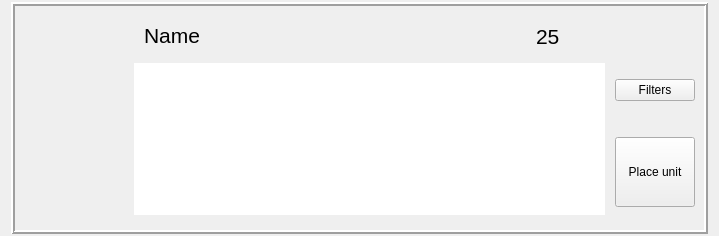
<?xml version="1.0" encoding="UTF-8"?>
<ui version="4.0">
 <class>Form</class>
 <widget class="QWidget" name="Form">
  <property name="geometry">
   <rect>
    <x>0</x>
    <y>0</y>
    <width>719</width>
    <height>236</height>
   </rect>
  </property>
  <property name="sizePolicy">
   <sizepolicy hsizetype="Expanding" vsizetype="Expanding">
    <horstretch>0</horstretch>
    <verstretch>0</verstretch>
   </sizepolicy>
  </property>
  <property name="windowTitle">
   <string>Form</string>
  </property>
  <layout class="QGridLayout" name="gridLayout">
   <property name="topMargin">
    <number>2</number>
   </property>
   <property name="bottomMargin">
    <number>2</number>
   </property>
   <item row="0" column="0">
    <widget class="QFrame" name="frame">
     <property name="sizePolicy">
      <sizepolicy hsizetype="Expanding" vsizetype="Expanding">
       <horstretch>0</horstretch>
       <verstretch>0</verstretch>
      </sizepolicy>
     </property>
     <property name="frameShape">
      <enum>QFrame::Box</enum>
     </property>
     <property name="frameShadow">
      <enum>QFrame::Raised</enum>
     </property>
     <property name="lineWidth">
      <number>2</number>
     </property>
     <layout class="QGridLayout" name="gridLayout_2">
      <property name="topMargin">
       <number>3</number>
      </property>
      <property name="bottomMargin">
       <number>3</number>
      </property>
      <property name="horizontalSpacing">
       <number>10</number>
      </property>
      <property name="verticalSpacing">
       <number>0</number>
      </property>
      <item row="0" column="0" rowspan="3">
       <widget class="QLabel" name="imageLabel">
        <property name="minimumSize">
         <size>
          <width>100</width>
          <height>100</height>
         </size>
        </property>
        <property name="maximumSize">
         <size>
          <width>100</width>
          <height>100</height>
         </size>
        </property>
        <property name="text">
         <string/>
        </property>
        <property name="alignment">
         <set>Qt::AlignLeading|Qt::AlignLeft|Qt::AlignVCenter</set>
        </property>
       </widget>
      </item>
      <item row="2" column="3">
       <widget class="QPushButton" name="placeButton">
        <property name="sizePolicy">
         <sizepolicy hsizetype="Minimum" vsizetype="Minimum">
          <horstretch>0</horstretch>
          <verstretch>0</verstretch>
         </sizepolicy>
        </property>
        <property name="minimumSize">
         <size>
          <width>80</width>
          <height>70</height>
         </size>
        </property>
        <property name="maximumSize">
         <size>
          <width>80</width>
          <height>70</height>
         </size>
        </property>
        <property name="toolTip">
         <string>Place this unit to selected tile</string>
        </property>
        <property name="statusTip">
         <string/>
        </property>
        <property name="text">
         <string>Place unit</string>
        </property>
        <property name="flat">
         <bool>false</bool>
        </property>
       </widget>
      </item>
      <item row="1" column="3">
       <widget class="QPushButton" name="filtersButton">
        <property name="minimumSize">
         <size>
          <width>80</width>
          <height>0</height>
         </size>
        </property>
        <property name="maximumSize">
         <size>
          <width>80</width>
          <height>16777215</height>
         </size>
        </property>
        <property name="toolTip">
         <string>Edit unit spawn attack filters</string>
        </property>
        <property name="text">
         <string>Filters</string>
        </property>
       </widget>
      </item>
      <item row="1" column="2" rowspan="2">
       <widget class="QTextEdit" name="infoText">
        <property name="sizePolicy">
         <sizepolicy hsizetype="Expanding" vsizetype="Expanding">
          <horstretch>0</horstretch>
          <verstretch>0</verstretch>
         </sizepolicy>
        </property>
        <property name="minimumSize">
         <size>
          <width>0</width>
          <height>140</height>
         </size>
        </property>
        <property name="frameShape">
         <enum>QFrame::NoFrame</enum>
        </property>
        <property name="verticalScrollBarPolicy">
         <enum>Qt::ScrollBarAlwaysOff</enum>
        </property>
        <property name="horizontalScrollBarPolicy">
         <enum>Qt::ScrollBarAlwaysOff</enum>
        </property>
        <property name="sizeAdjustPolicy">
         <enum>QAbstractScrollArea::AdjustToContents</enum>
        </property>
        <property name="readOnly">
         <bool>true</bool>
        </property>
        <property name="cursorWidth">
         <number>0</number>
        </property>
       </widget>
      </item>
      <item row="0" column="2">
       <widget class="QWidget" name="widget" native="true">
        <property name="sizePolicy">
         <sizepolicy hsizetype="Preferred" vsizetype="Maximum">
          <horstretch>0</horstretch>
          <verstretch>0</verstretch>
         </sizepolicy>
        </property>
        <layout class="QHBoxLayout" name="horizontalLayout">
         <property name="spacing">
          <number>0</number>
         </property>
         <property name="leftMargin">
          <number>10</number>
         </property>
         <property name="topMargin">
          <number>0</number>
         </property>
         <property name="rightMargin">
          <number>15</number>
         </property>
         <property name="bottomMargin">
          <number>0</number>
         </property>
         <item>
          <widget class="QLabel" name="nameLabel">
           <property name="sizePolicy">
            <sizepolicy hsizetype="Preferred" vsizetype="Maximum">
             <horstretch>0</horstretch>
             <verstretch>0</verstretch>
            </sizepolicy>
           </property>
           <property name="font">
            <font>
             <pointsize>16</pointsize>
            </font>
           </property>
           <property name="text">
            <string>Name</string>
           </property>
          </widget>
         </item>
         <item>
          <widget class="QLabel" name="priceLabel">
           <property name="sizePolicy">
            <sizepolicy hsizetype="Maximum" vsizetype="Preferred">
             <horstretch>0</horstretch>
             <verstretch>0</verstretch>
            </sizepolicy>
           </property>
           <property name="font">
            <font>
             <pointsize>16</pointsize>
            </font>
           </property>
           <property name="text">
            <string>25</string>
           </property>
          </widget>
         </item>
         <item>
          <widget class="QLabel" name="priceImage">
           <property name="sizePolicy">
            <sizepolicy hsizetype="Maximum" vsizetype="Preferred">
             <horstretch>0</horstretch>
             <verstretch>0</verstretch>
            </sizepolicy>
           </property>
           <property name="minimumSize">
            <size>
             <width>30</width>
             <height>30</height>
            </size>
           </property>
           <property name="maximumSize">
            <size>
             <width>30</width>
             <height>30</height>
            </size>
           </property>
           <property name="text">
            <string/>
           </property>
          </widget>
         </item>
        </layout>
       </widget>
      </item>
     </layout>
    </widget>
   </item>
  </layout>
 </widget>
 <resources/>
 <connections/>
</ui>
